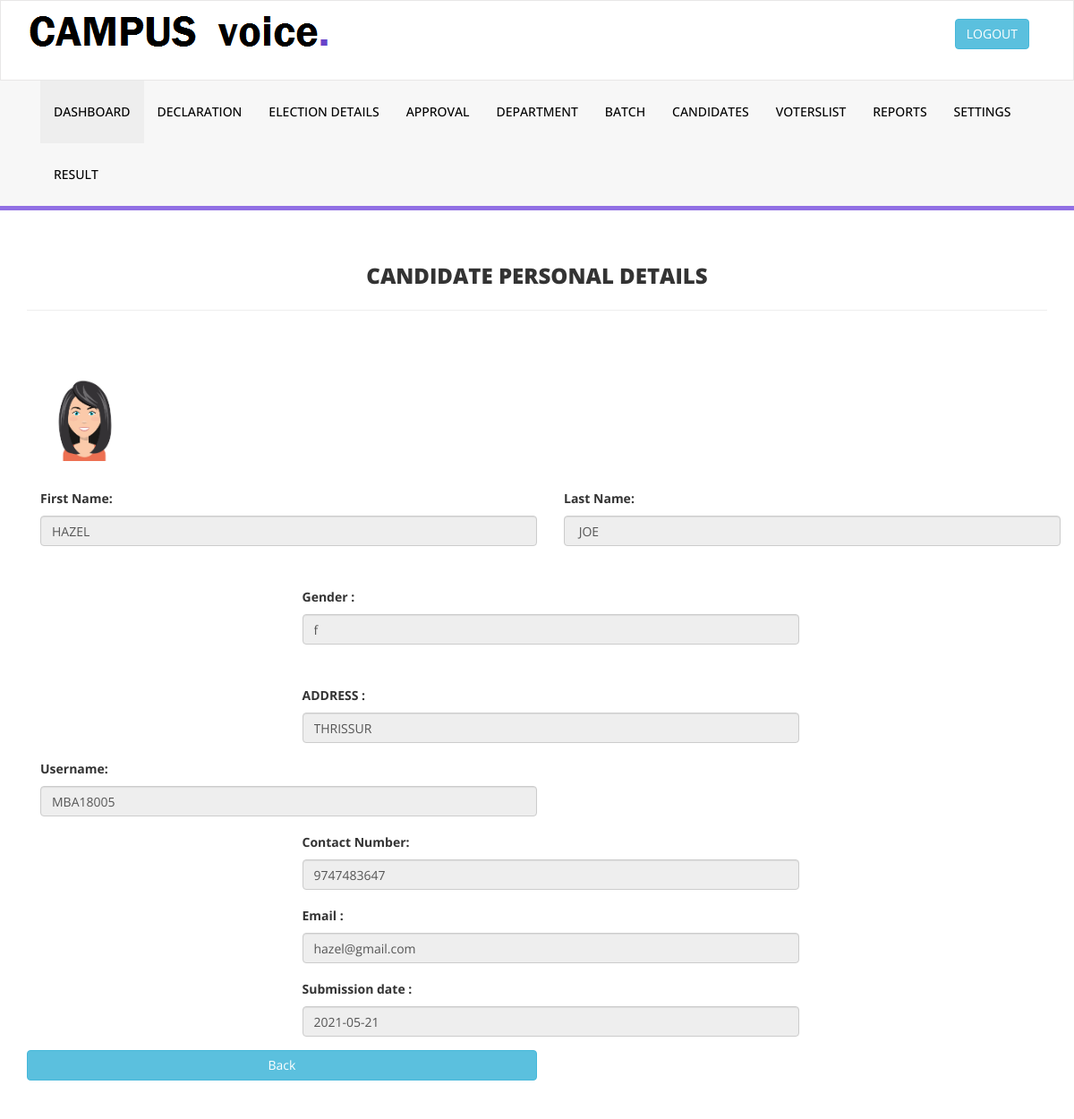
Screenshot of /admin/CAND_CONTACT.php?id=32 with the database file from the repository.
### tables this page shows
CREATE TABLE IF NOT EXISTS `candidate` (
  `c_id` int(11) NOT NULL AUTO_INCREMENT,
  `batch_id` int(11) NOT NULL,
  `post_id` int(11) NOT NULL,
  `c_name` varchar(20) NOT NULL,
  `c_lastname` varchar(30) NOT NULL,
  `c_gender` varchar(6) NOT NULL,
  `c_status` varchar(15) NOT NULL,
  `c_password` varchar(20) NOT NULL,
  `c_username` varchar(30) NOT NULL,
  `c_address` varchar(40) NOT NULL,
  `c_email` varchar(30) NOT NULL,
  `c_phn` varchar(10) NOT NULL,
  `c_reason` varchar(30) NOT NULL,
  `cand_image` varchar(200) NOT NULL,
  `s_date` date NOT NULL,
  PRIMARY KEY (`c_id`)
);

### classes/DataAccess.class.php (called while the page is built, shortened)
<?php
class DataAccess
{
	private $_con,$_query,$_errors;
	public function __construct()
	{
		if(!$this->_con=mysqli_connect(DB_HOST,DB_USER,DB_PASSWORD,DB_NAME))
		{
			die("connection Error");
		}
		$this->_errors ="";
	}
	public function getData($fields,$table,$condition = "1")
	{
		if(!$this->_checkTable($table))
		{
			$this->_errors.="$table not Present";
			return false;
		}
		$this->_query = "select ";
		if(is_array($fields))
		{
			if($this->_checkFieldsIndexed($fields,$table))
			{
				$this->_query.=implode(",",$fields);
			}
			else
			{
				return false;
			}
		}
		else if(gettype($fields) == "string")
		{
			if($fields == "*")
			{
				$this->_query.="*";
			}
		}
		else
		{
			$this->_errors.=" Invalid scheme type";
			return false;
		}
		$this->_query.=" from $table where $condition";
		$resref=mysqli_query($this->_con,$this->_query);
		$dataArr = array();
		if(mysqli_num_rows($resref))
		{
			while($rows = mysqli_fetch_assoc($resref))
			{
				$dataArr[] = $rows;
			}
		}
		return $dataArr;
	}
	private function _checkTable($table)
	{
		$q="show tables";
		$resref = mysqli_query($this->_con,$q);
		if(mysqli_num_rows($resref))
		{
			while($row=mysqli_fetch_array($resref))
			{
				if($row[0]==$table)
				{
					return true;
				}
			}
		}
		return false;
	}
}
?>

### admin/CAND_CONTACT.php (the view, shortened to what this page needs)
<?php
include("ahead.php");
$dao=new DataAccess();
$info=$dao->getData('*','candidate','c_id='.$_GET['id']);
 ?></span>
<html>
<head>
</head>
<body>
    <div class="content-wrapper">
         <div class="container">
        <div class="row pad-botm">
            <div class="col-md-12">
                <center><h3 class="header-line">CANDIDATE PERSONAL DETAILS</h3></center>
                            </div>
        </div>
        <div class="container">
            <form action="" method="POST" enctype="multipart/form-data">
 <br>
 <img style="width:100px" src=<?php echo BASE_URL."upload/".$info[0]["cand_image"]; ?> alt=" " class="img-responsive" /><br>
<div class="row">
                    <div class="col-md-6">
                    <div class="form-group">
<label for="">First Name:</label>
<input type="text" value="<?php echo $info[0]['c_name']; ?>" disabled class="form-control">
</div>
</div>
                    <div class="col-md-6">
                    <div class="form-group">
<label for="">Last Name:</label>
<input type="text" value="<?php echo $info[0]['c_lastname']; ?>" disabled class="form-control">
</div>
</div></div>
<br>
                         <div class="row"><div class="col-md-3"></div>
                    <div class="col-md-6">
                    <div class="form-group">
<label for="">Gender :</label><br>
                       <input type="text" value="<?php echo $info[0]['c_gender']; ?>" disabled class="form-control">
                        </div></div></div><br>
                      <div class="row"><div class="col-md-3"></div>
                    <div class="col-md-6">
                    <div class="form-group">
<label for="">ADDRESS :</label>
<input type="text" value="<?php echo $info[0]['c_address']; ?>" disabled class="form-control">
</div>
</div>
                   <div class="col-md-3"></div>
                    <div class="col-md-6">
                    <div class="form-group">
<label for="">Username:</label>
<input type="text" value="<?php echo $info[0]['c_username']; ?>" disabled class="form-control">
</div>
</div></div>
  <div class="row"><div class="col-md-3"></div>
                    <div class="col-md-6">
                    <div class="form-group">
<label for="">Contact Number:</label>
<input type="text" value="<?php echo $info[0]['c_phn']; ?>" disabled class="form-control">
</div>
</div></div>
                      <div class="row"><div class="col-md-3"></div>
                    <div class="col-md-6">
                    <div class="form-group">
<label for="">Email :</label>
                            <input type="text" value="<?php echo $info[0]['c_email']; ?>" disabled class="form-control">
                        </div></div></div>
<div class="row"><div class="col-md-3"></div>
                    <div class="col-md-6">
                    <div class="form-group">
<label for="">Submission date :</label>
<input type="text" value="<?php echo $info[0]['s_date']; ?>" disabled class="form-control">
</div>
</div>
	<div class="row">
            <div class="col-md-6">
                <div class="form-group">
                    <input type="submit" name="back" value="Back " class="btn btn-info btn-block" class="text-center p-5">
                </div>
            </div>
</form>
</body>
</html>

### admin/ahead.php (shortened to what this page needs)
<!DOCTYPE html>
<html xmlns="http://www.w3.org/1999/xhtml">
<head>
    <link href="assets/css/bootstrap.css" rel="stylesheet" />
    <link href="assets/css/font-awesome.css" rel="stylesheet" />
    <link href="assets/css/style.css" rel="stylesheet" />
</head>
<body>
    <div class="navbar navbar-inverse set-radius-zero" >
        <div class="container">
            <div class="navbar-header">
                <a class="navbar-brand" href="index.html">
                    <img src="assets/img/logo.PNG" />
                </a>
            </div>
            <div class="right-div">
                <a href="logout.php" class="btn btn-info pull-right">LOGOUT</a>
            </div>
        </div>
    </div>
    <section class="menu-section">
        <div class="container">
            <div class="row ">
                <div class="col-md-12">
                    <div class="navbar-collapse collapse ">
                        <ul id="menu-top" class="nav navbar-nav navbar-right">
                        <li><a href="ABOUT.php" class="menu-top-active">DASHBOARD</a></li>
                        <li><a href="VIEWELECTION.php">DECLARATION</a></li>
                          <li><a href="VIEWPOST.php">ELECTION DETAILS</a></li>
                         <li><a href="VIEWCANDIDATE.php">APPROVAL</a></li>
                           <li><a href="VIEWDEP.php">DEPARTMENT</a></li>
                            <li><a href="VIEWBATCH.php">BATCH</a></li>
                            <li><a href="ACCCAND.php">CANDIDATES</a></li>
                             <li><a href="VIEWVOTER.php">VOTERSLIST</a></li>
                              <li>
                                <a href="VOTERS_REPORT.php" >REPORTS </a>
                                <li><a href="VIEW_SETTINGS.php">SETTINGS</a></li>
                            </li>
                             <li><a href="RESULT.php">RESULT</a></li>
                        </ul>
                    </div>
                </div>
            </div>
        </div>
    </section>

### admin/assets/css/style.css (style rules this page uses)
.set-radius-zero { border-radius:0px; -moz-border-radius:0px; -webkit-border-radius:0px; }
.content-wrapper { margin-top: 40px; min-height:800px; padding-bottom:90px; }
.header-line { font-weight:900; padding-bottom:25px; border-bottom:1px solid #eeeeee; text-transform:uppercase; }
.pad-botm { padding-bottom:30px; }
.right-div { float: right; padding: 20px; }
#menu-top a { color:#000; text-decoration:none; font-weight:500; padding: 25px 15px 25px 15px; text-transform:uppercase; }
.menu-section { background-color: #f7f7f7; border-bottom:5px solid #9170E4; width:100% }
.menu-top-active { background-color:#eeeeee; }
.navbar-inverse { background-color: #FFF; border-color: rgba(155, 153, 153, 0.23); }
.navbar { min-height: 90px; margin-bottom: 0px; }

### rows the page displays
candidate: cand_image (picture), c_name "HAZEL", c_lastname "JOE", c_gender "f", c_address "THRISSUR", c_username "MBA18005", c_phn "9747483647", c_email "hazel@gmail.com", s_date "2021-05-21"
